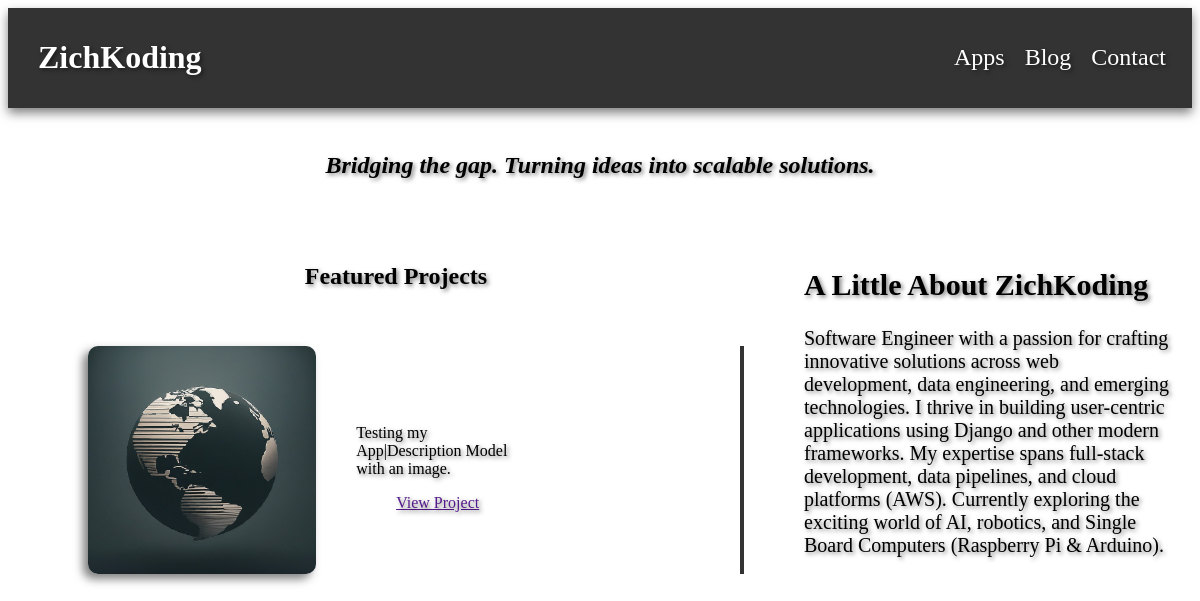
The app's page /, older data.
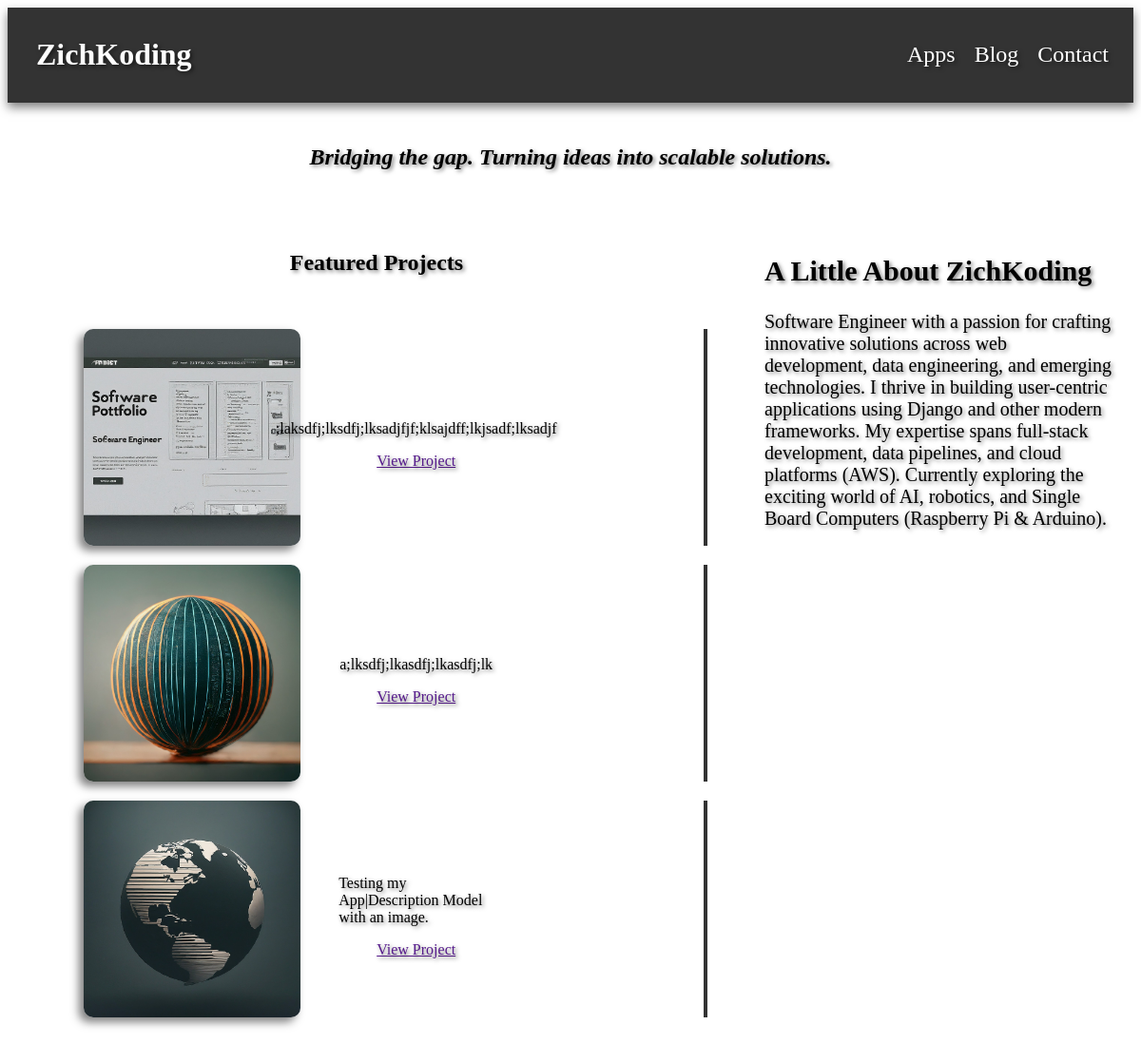
The same page, newer data.
### portfolio/models.py (models this page shows, shortened)
class MissionStatement(models.Model):
    mission_statement = models.CharField(max_length=200)
    pub_date = models.DateTimeField("date published")
    active = models.BooleanField(default=False)
    def __str__(self):
        return self.mission_statement

class AppsDescriptions(models.Model):
    app_image = models.ImageField(upload_to="images/")
    app_name = models.CharField(max_length=200)
    app_description = models.CharField(max_length=200)
    app_category = models.CharField(max_length=200)
    app_url = models.URLField(max_length=200, default="https://zichkoding.com")
    app_gh_url = models.URLField(max_length=200, default="https://https://github.com/ZichKoding")
    pub_date = models.DateTimeField("date published")
    active = models.BooleanField(default=False)

class Summary(models.Model):
    summary = models.CharField(max_length=1000)
    pub_date = models.DateTimeField("date published")
    active = models.BooleanField(default=False)
    def __str__(self):
        return self.summary

### portfolio/views.py (the view)
# urls.py: path("", views.IndexView.as_view(), name="index"),
def index(request):
    mission_statement = get_random_mission_statement()
    summary = get_active_summary()
    app_description = get_random_active_apps_descriptions()
    context = {
        "mission_statement": mission_statement,
        "summary": summary,
        "app_description": app_description,
    }
    return render(request, "portfolio/index.html", context)

### portfolio/views.py (called while the page is built, shortened)
def get_random_mission_statement():
    mission_statement = MissionStatement.objects.filter(active=True).order_by("?").first()
    if mission_statement is None:
        return "Software Engineer | Your Vision. My Expertise. Together, we build success."
    return mission_statement

def get_active_summary():
    summary = Summary.objects.filter(active=True).first()
    return summary

def get_random_active_apps_descriptions():
    apps_description = AppsDescriptions.objects.filter(active=True).order_by("?")[:3]
    if not apps_description:
        return "Featured apps coming soon!"
    return apps_description

### portfolio/templates/portfolio/index.html (shortened to what this page needs)
{% extends "main/header.html" %}
{% load static %}
{% block content %}
<link rel="stylesheet" href="{% static 'css/portfolio.css' %}">
<main>
    <section class="mission-container">
        <h3 class="mission-statement">
            {{ mission_statement }}
        </h3>
    </section>
    <section class="apps-summary-container">
        <div class="apps-container">
            <h1>Featured Projects</h1>
            <ul>
                {% for apps in app_description %}
                    <li class="app-details">
                        <img src="{{ apps.app_image.url }}" alt="{{ apps.app_name }}" class="app-image" width="250px">
                        <section class="app-details-description">
                            <p>{{ apps.app_description }}</p>
                            <a href="{{ apps.url }}">View Project</a>
                        </section>
                    </li>
                {% endfor %}
            </ul>
        </div>
        <div class="summary-container">
            <h1>A Little About ZichKoding</h1>
            <p>{{ summary }}</p>
        </div>
    </section>
</main>
{% endblock %}

### templates/main/header.html (shortened to what this page needs)
{% load static %}
<!DOCTYPE html>
<html>
    <head>
        <link rel="stylesheet" href="{% static 'css/style.css' %}">
    </head>
    <body>
        {% include "main/includes/navbar.html" %}
        {% block content %}
        {% endblock %}
    </body>
</html>

### templates/main/includes/navbar.html (shortened to what this page needs)
{% load static %}
<link rel="stylesheet" href="{% static 'css/navbar.css' %}">
<header>
    <h1 class="portfolio-title">
        <a href="/" class="portfolio-link">ZichKoding</a>
    </h1>
    <section>
        <ul class="nav-list" id="navList">
            <li><a href="/apps">Apps</a></li>
            <li><a href="/blog">Blog</a></li>
            <li><a href="/contact">Contact</a></li>
        </ul>
    </section>
</header>

### static/css/style.css (style rules this page uses)
* { text-shadow: 2px 2px 4px rgba(0, 0, 0, 0.5); }

### static/css/navbar.css (style rules this page uses)
header { background-color: #333; color: white; padding: 10px; margin-bottom: 20px; display: flex; align-items: center; justify-content: space-between; box-shadow: 0 5px 10px rgba(0, 0, 0, 0.5); }
.portfolio-title a { text-decoration: none; color: white; font-size: 2rem; font-weight: bold; margin-bottom: 20px; margin-left: 20px; }
.nav-list { list-style: none; padding: 0; margin: 0; margin-right: 1rem; display: flex; align-items: center; }
.nav-list li { font-size: 1.5rem; margin-left: 20px; }
.nav-list li a { color: white; text-decoration: none; }

### portfolio/static/css/portfolio.css (style rules this page uses)
.mission-container { display: flex; justify-content: center; align-items: center; flex-direction: column; margin-bottom: 20px; }
.mission-statement { font-size: 1.5rem; font-style: italic; text-align: center; }
.apps-summary-container { display: flex; justify-content: center; align-items: top; flex-direction: row; }
.apps-container { width: 100%; display: flex; justify-content: center; align-items: center; flex-direction: column; margin: 20px; }
.app-details { display: flex; justify-content: left; align-items: center; flex-direction: row; border-right: 0.25rem solid #333; margin: 20px; }
.app-image { width: 35%; border-radius: 10px; margin-right: 20px; box-shadow: -5px 5px 10px rgba(0, 0, 0, 0.5); }
.app-details-description { display: flex; justify-content: left; align-items: center; flex-direction: column; margin-left: 20px; margin-right: 20px; width: 25%; }
.summary-container { width: 50%; font-size: 1.25rem; padding: 20px; }

Row changes from the older to the newer data that the page shows:
added AppsDescriptions: app_image (picture), app_description ";laksdfj;lksdfj;lksadjfjf;klsajdff;lkjsadf;lksadjf"
added AppsDescriptions: app_image (picture), app_description "a;lksdfj;lkasdfj;lkasdfj;lk"
